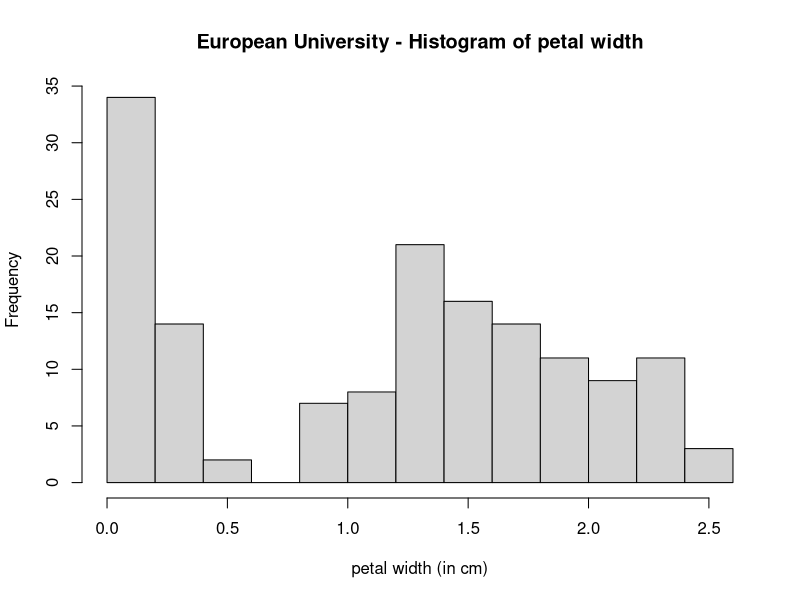

Reproduce this figure in R.
# 21807671 SCHMID HERNANDEZ ALEJANDRO PAUL################
# Title: Navigating the RStudio UI ( user interface)######
# File: navigating through R UI
# Project: R_EssT; R Essential Trainig, Part 1:
#          Wrangling and visualizing Data

#INSTAL AND LOAD PACKAGES ################################
# Load base packages
library(datasets) # importing data sets

#LOAD AND PREPARE DATA ###################################
?iris #help about iris dataset
df <- iris # create var called df and assign iris dataset
head(df) # print first elements
df

#ANALYZE DATA##############################################
hist(df$Petal.Width,
     main = "European University - Histogram of petal width",
     xlab = "petal width (in cm)")
# EXERCICE (Petal Legth) and (Species)

#CLEAN UP ##################################################

#clear enviroment
rm(list = ls())

#clear packeges
detach("package:datasets", unload = TRUE) #for base

#clear plots 
graphics.off() #clears plots, closes all graphics devices

#clear console
cat("\014") #ctrl +L
